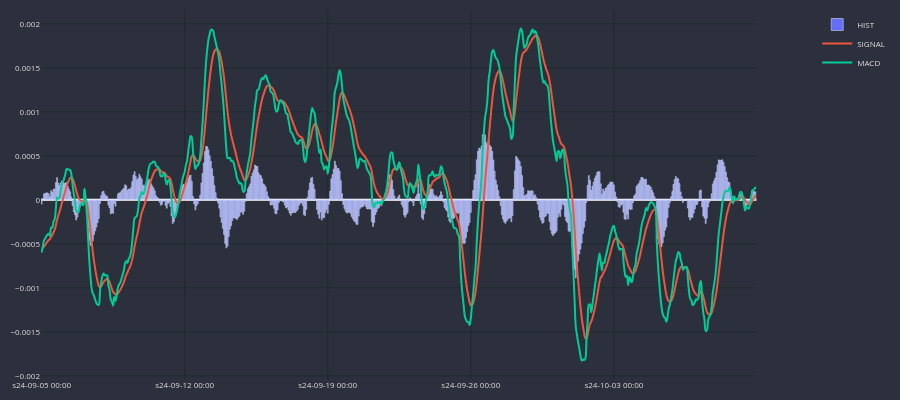

Notebook code cell kept with this figure:
### Code cell
cp = CandlePlot(dfp, candles=False)
cp.fig.add_trace(go.Bar(
    x=cp.df_plot.sTime,
    y=cp.df_plot.HIST,
    name="HIST"
))
cp.show_plot(line_traces=['SIGNAL', 'MACD'], sec_traces=[])

### Figure 1 — Plotly figure (JSON) as saved in the notebook; plotly's stock layout.template omitted (floating-point values rounded to 4 significant figures; data arrays with more than 128 entries replaced by an {"elided": "..."} marker saying what was removed)
{"data": [{"name": "HIST", "type": "bar", "x": {"elided": "600 str values"}, "y": {"elided": "600 float values"}}, {"line": {"shape": "spline", "width": 2}, "name": "SIGNAL", "type": "scatter", "x": {"elided": "600 str values"}, "xaxis": "x", "y": {"elided": "600 float values"}, "yaxis": "y"}, {"line": {"shape": "spline", "width": 2}, "name": "MACD", "type": "scatter", "x": {"elided": "600 str values"}, "xaxis": "x", "y": {"elided": "600 float values"}, "yaxis": "y"}], "layout": {"font": {"color": "#e1e1e1", "size": 8}, "height": 400, "margin": {"b": 10, "l": 10, "r": 10, "t": 10}, "paper_bgcolor": "#2c303c", "plot_bgcolor": "#2c303c", "width": 900, "xaxis": {"anchor": "y", "domain": [0, 0.94], "gridcolor": "#1f292f", "nticks": 5, "rangeslider": {"visible": false}}, "yaxis": {"anchor": "x", "domain": [0, 1], "gridcolor": "#1f292f"}, "yaxis2": {"anchor": "x", "gridcolor": "#1f292f", "overlaying": "y", "side": "right"}}}
